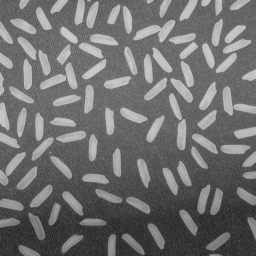
#> input picture image/rice.png, 256 x 256 px, found by its file name
$ python imgSubtract.py
#> lines starting #> are read from the running program, lines starting #| are printed output that depends on the picture
import cv2
import matplotlib.pyplot as plt
import numpy as np

# Read the image
I = cv2.imread(
    "E:\\Study\\Academic\\Year - 4 Term - 2\\CSTE 4201 - Digital Image Processing\\lab-programs\\image\\rice.png"
)
#> I is the input picture: shape (256, 256, 3); min 40, max 204, mean 111.2

# Display the original image
plt.subplot(1, 2, 1)
plt.imshow(cv2.cvtColor(I, cv2.COLOR_BGR2RGB))
plt.title("Original Image")

# Subtract a constant value (50 in this case)
constant_value = 50
imgSubConstant = np.clip(I.astype(int) - constant_value, 0, 255).astype(np.uint8)
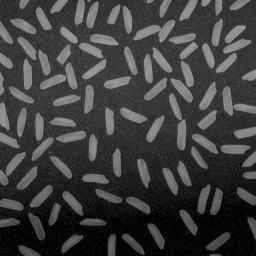
#> imgSubConstant: shape (256, 256, 3); min 0, max 154, mean 61.4

# Display the subtracted image with a constant value
plt.subplot(1, 2, 2)
plt.imshow(cv2.cvtColor(imgSubConstant, cv2.COLOR_BGR2RGB))
plt.title(f"Subtracted Image (Constant {constant_value})")

plt.tight_layout()
plt.show()
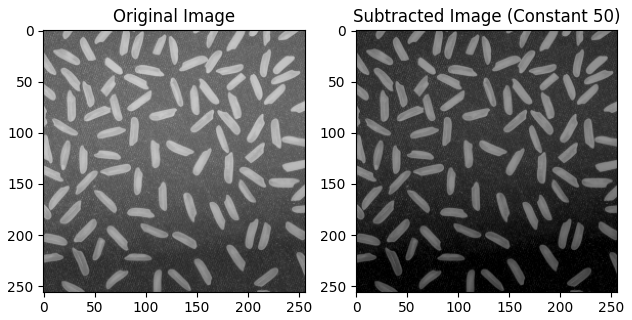
#> figure drawn by matplotlib, 2 panels

$ run again, with image/coins.png copied over image/rice.png
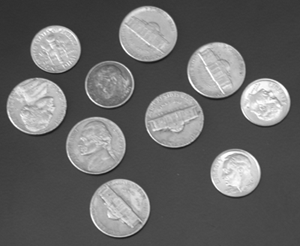
#> input picture image/coins.png, 300 x 246 px, found by its file name
#> I is the input picture: shape (246, 300, 3); min 23, max 255, mean 103
#> `imgSubConstant = np.clip(I.astype(int) - constant_value, 0, 255).astyp..`:
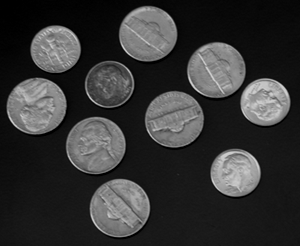
#> imgSubConstant: shape (246, 300, 3); min 0, max 205, mean 53.1
#> `plt.show()`:
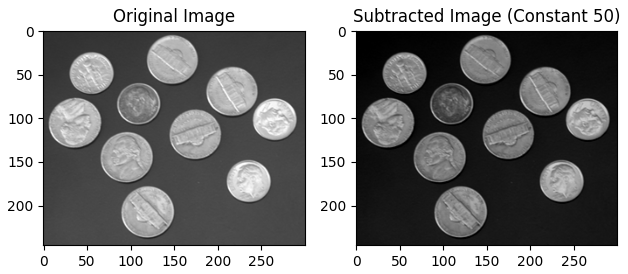
#> figure drawn by matplotlib, 2 panels

$ run again, with image/fabric.png copied over image/rice.png
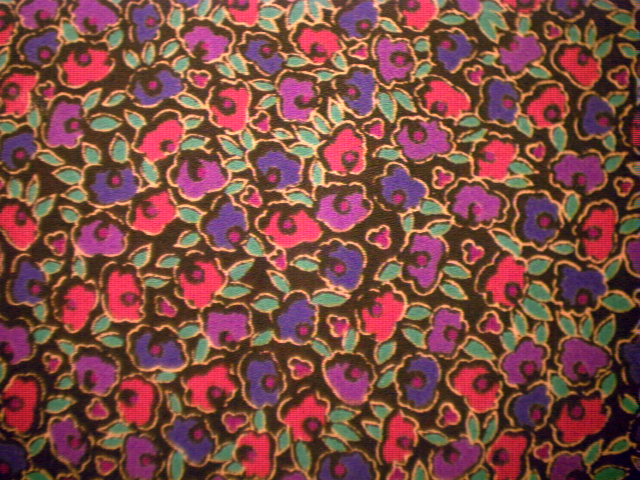
#> input picture image/fabric.png, 640 x 480 px, found by its file name
#> I is the input picture: shape (480, 640, 3); mean B, G, R 68.2, 75.7, 126.9
#> `imgSubConstant = np.clip(I.astype(int) - constant_value, 0, 255).astyp..`:
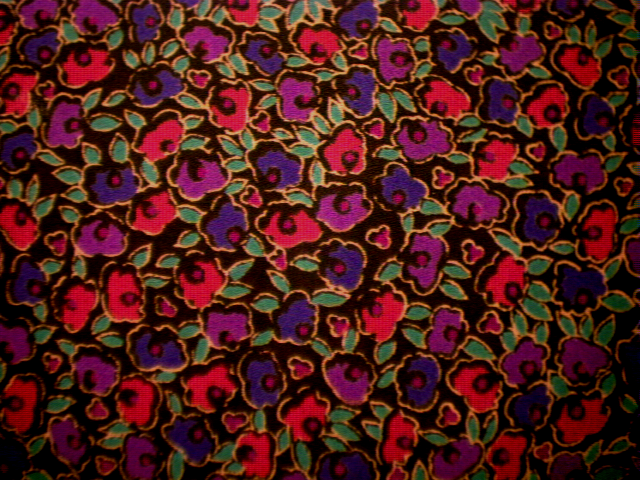
#> imgSubConstant: shape (480, 640, 3); mean B, G, R 26.2, 29.6, 77.8
#> `plt.show()`:
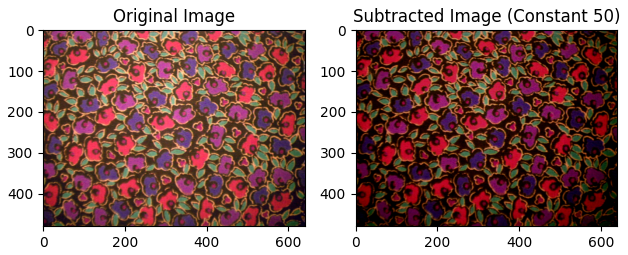
#> figure drawn by matplotlib, 2 panels

$ run again, with image/gantrycrane.png copied over image/rice.png
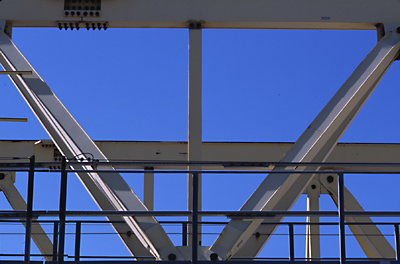
#> input picture image/gantrycrane.png, 400 x 264 px, found by its file name
#> I is the input picture: shape (264, 400, 3); mean B, G, R 147.3, 93.1, 73.3
#> `imgSubConstant = np.clip(I.astype(int) - constant_value, 0, 255).astyp..`:
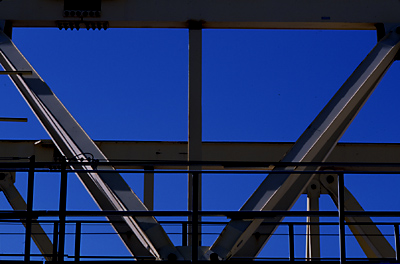
#> imgSubConstant: shape (264, 400, 3); mean B, G, R 99.2, 45.7, 25.9
#> `plt.show()`:
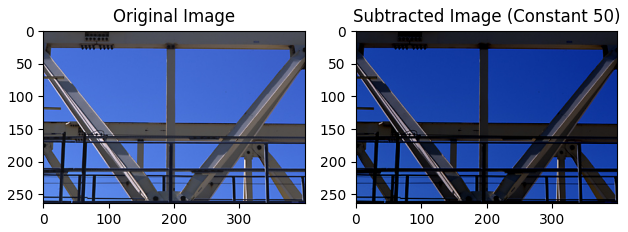
#> figure drawn by matplotlib, 2 panels
